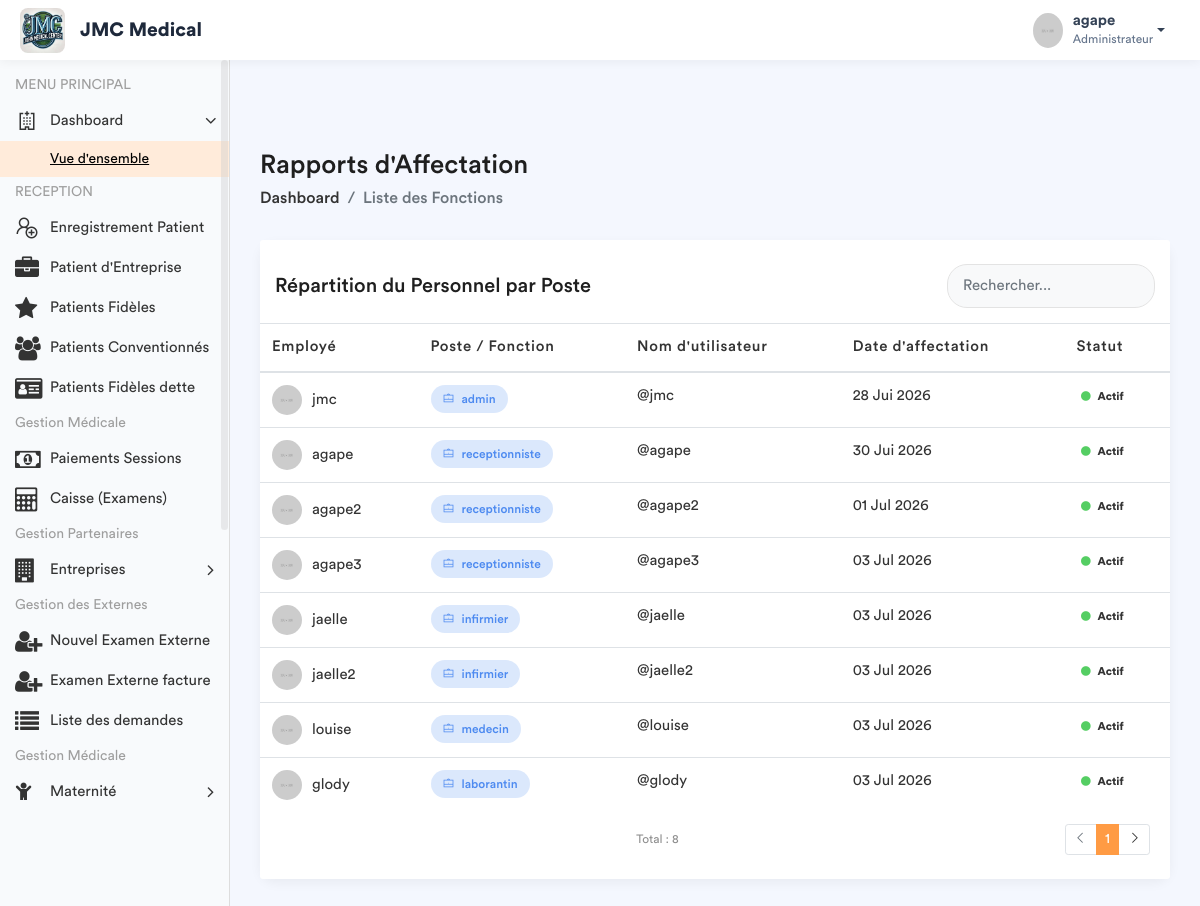
The page /employe-poste/ (signed in) on the database as committed earlier.
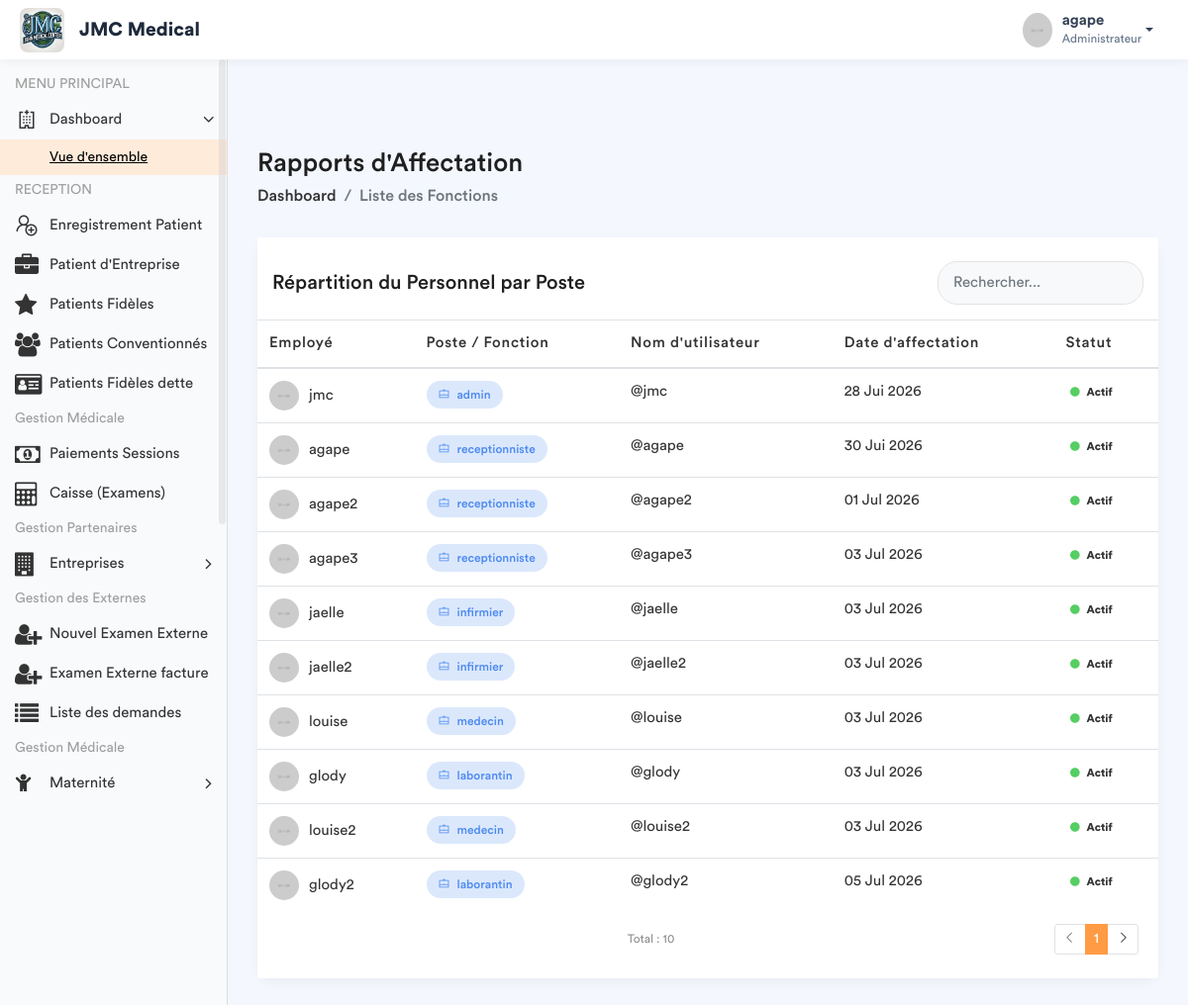
The same page on the database as committed later.
### app/models.py (models this page shows, shortened)
class Fonction(models.Model):
    fonctionKey = models.ForeignKey(Role, on_delete=models.SET_NULL, null=True)
    userKey = models.ForeignKey(User, on_delete=models.SET_NULL, null=True, related_name='user_fonction')
    autorisation = models.CharField(max_length=30, default='oui')
    hopital = models.ForeignKey(Hopital , on_delete=models.SET_NULL, null = True , related_name= 'hopital_fonction')

class Role(models.Model):
    roleName = models.CharField(max_length=30)

### app/views.py (the view)
# urls.py: path('employe-poste/', views.liste_employe_poste, name='liste_employe_poste'),
@login_required
def liste_employe_poste(request):
    role_user = Fonction.objects.filter(userKey=request.user).first()
    fonctionKey = role_user.fonctionKey.roleName if role_user else None
    liste_postes = Fonction.objects.all().select_related('userKey', 'fonctionKey')
    context = {
        'liste_postes': liste_postes,
        'fonctionKey': fonctionKey,
    }
    return render(request, 'back-end/liste_fonctions.html', context)

### app/templates/back-end/liste_fonctions.html (shortened to what this page needs)
<!DOCTYPE html>
{% load static %}
<html lang="fr">
    <head>
        {% include 'back-end/includes/css.html'%}
    </head>
    <body>
        <div class="main-wrapper">
            {% include 'back-end/includes/header.html'%}
            {% include 'back-end/includes/sidebar.html'%}
            <div class="page-wrapper">
                <div class="content container-fluid">
                    <div class="page-header">
                        <div class="row align-items-center">
                            <div class="col">
                                <h3 class="page-title">Rapports d'Affectation</h3>
                                <ul class="breadcrumb">
                                    <li class="breadcrumb-item"><a href="{% url 'dashboard' %}">Dashboard</a></li>
                                    <li class="breadcrumb-item active">Liste des Fonctions</li>
                                </ul>
                            </div>
                        </div>
                    </div>
                    <div class="row">
                        <div class="col-md-12">
                            <div class="card card-table">
                                <div class="card-header bg-white border-0 pt-4">
                                    <div class="row align-items-center">
                                        <div class="col">
                                            <h4 class="card-title mb-0">Répartition du Personnel par Poste</h4>
                                        </div>
                                        <div class="col-auto">
                                            <div class="search-box-container">
                                                <input type="text" id="searchInput" class="form-control" placeholder="Rechercher...">
                                            </div>
                                        </div>
                                    </div>
                                </div>
                                <div class="card-body">
                                    <div class="table-responsive">
                                        <table class="table table-hover table-center mb-0">
                                            <thead>
                                                <tr>
                                                    <th>Employé</th>
                                                    <th>Poste / Fonction</th>
                                                    <th>Nom d'utilisateur</th>
                                                    <th>Date d'affectation</th>
                                                    <th>Statut</th>
                                                </tr>
                                            </thead>
                                            <tbody id="tableBody">
                                                {% for poste in liste_postes %}
                                                <tr>
                                                    <td>
                                                        <h2 class="table-avatar">
                                                            <img src="/static/back-end/assets/img/profiles/avatar-01.jpg" alt="">
                                                            {{ poste.userKey.get_full_name|default:poste.userKey.username }}
                                                        </h2>
                                                    </td>
                                                    <td>
                                                        <span class="badge bg-inverse-primary badge-role">
                                                            <i class="la la-briefcase mr-1"></i> {{ poste.fonctionKey.roleName }}
                                                        </span>
                                                    </td>
                                                    <td>@{{ poste.userKey.username }}</td>
                                                    <td>{{ poste.userKey.date_joined|date:"d M Y" }}</td>
                                                    <td>
                                                        {% if poste.userKey.is_active %}
                                                            <span class="badge badge-success-border"><i class="fa fa-circle text-success mr-1"></i> Actif</span>
                                                        {% else %}
                                                            <span class="badge badge-danger-border"><i class="fa fa-circle text-danger mr-1"></i> Inactif</span>
                                                        {% endif %}
                                                    </td>
                                                </tr>
                                                {% empty %}
                                                <tr>
                                                    <td colspan="6" class="text-center text-muted py-4">
                                                        Aucune affectation enregistrée.
                                                    </td>
                                                </tr>
                                                {% endfor %}
                                            </tbody>
                                        </table>
                                    </div>
                                </div>
                                <div class="card-footer bg-white border-0 pb-4">
                                    <div class="row align-items-center">
                                        <div class="col">
                                            <small class="text-muted">Total : {{ liste_postes|length }}</small>
                                        </div>
                                        <div class="col-auto">
                                            <ul class="pagination pagination-sm mb-0">
                                                <li class="page-item disabled"><a class="page-link" href="#"><i class="la la-angle-left"></i></a></li>
                                                <li class="page-item active"><a class="page-link" href="#">1</a></li>
                                                <li class="page-item"><a class="page-link" href="#"><i class="la la-angle-right"></i></a></li>
                                            </ul>
                                        </div>
                                    </div>
                                </div>
                            </div>
                        </div>
                    </div>
                </div>
            </div>
        </div>
    </body>
</html>

### app/templates/back-end/includes/css.html (shortened to what this page needs)
{% load static %}
        <link rel="stylesheet" href="{% static 'back-end/assets/css/bootstrap.min.css'%}">
        <link rel="stylesheet" href="{% static 'back-end/assets/css/font-awesome.min.css'%}">
        <link rel="stylesheet" href="{% static 'back-end/assets/css/line-awesome.min.css'%}">
		<link rel="stylesheet" href="{% static 'back-end/assets/plugins/morris/morris.css'%}">
        <link rel="stylesheet" href="{% static 'back-end/assets/css/style.css'%}">
		<link rel="stylesheet" href="{% static 'back-end/assets/css/dataTables.bootstrap4.min.css'%}">
		<link rel="stylesheet" href="{% static 'back-end/assets/css/select2.min.css'%}">
		<link rel="stylesheet" href="{% static 'back-end/assets/css/bootstrap-datetimepicker.min.css'%}">

### app/templates/back-end/includes/header.html (shortened to what this page needs)
{% load static %}
<header class="header-modern" style="background: #ffffff; height: 60px; box-shadow: 0 2px 10px rgba(0,0,0,0.05); display: flex; align-items: center; padding: 0 20px; position: relative; z-index: 1060;">
    <div class="header-left" style="display: flex; align-items: center;">
        <a href="{% url 'home' %}" class="logo">
            <img src="{% static 'front-end/assets/img/dr/jmc.jpeg' %}" width="45" height="45" alt="Moyanoli" style="border-radius: 8px;">
        </a>
        <span style="font-weight: 700; font-size: 1.2rem; margin-left: 15px; color: #1e293b;">JMC Medical</span>
    </div>
    <ul class="nav user-menu" style="list-style: none; display: flex; align-items: center; margin-left: auto;">
        <li class="nav-item dropdown has-arrow main-drop">
            <a href="#" class="dropdown-toggle nav-link" data-toggle="dropdown" style="display: flex; align-items: center; color: #334155; text-decoration: none;">
                <span class="user-img" style="margin-right: 10px;">
                    <img src="{% static 'back-end/assets/img/profiles/avatar-21.jpg' %}" width="35" height="35" alt="User" style="border-radius: 50%;">
                </span>
                <div style="line-height: 1.2;">
                    <span style="font-weight: 600; display: block;">{{ user.username }}</span>
                    <span style="font-size: 0.75rem; color: #64748b;">Administrateur</span>
                </div>
            </a>
        </li>
    </ul>
</header>

### app/templates/back-end/includes/sidebar.html (shortened to what this page needs)
<div class="sidebar" id="sidebar" style="background-color: #f8fafc;">
    <div class="sidebar-inner slimscroll">
        <div id="sidebar-menu" class="sidebar-menu">
            <ul>
                <li class="menu-title"> <span>MENU PRINCIPAL</span> </li>
                <li class="submenu">
                    <a href="#"><i class="la la-hospital"></i> <span> Dashboard</span> <span class="menu-arrow"></span></a>
                    <ul style="display: none;">
                        <li><a class="active" href="{% url 'dashboard' %}">Vue d'ensemble</a></li>
                    </ul>
                </li>
                {% if fonctionKey == 'receptionniste' %}
                    <li class="menu-title"> <span>RECEPTION</span> </li>
                    <li><a href="{% url 'enregistrement_patient' %}"><i class="la la-user-plus"></i> <span>Enregistrement Patient</span></a></li>
                    <li class="{% if request.resolver_match.url_name == 'enregistrer_patient_entreprise' %}active{% endif %}">
    <a href="{% url 'enregistrer_patient_entreprise' %}"><i class="fa fa-briefcase"></i> <span>Patient d'Entreprise</span></a>
</li>
                    <li>
    <a href="{% url 'liste_patients_avec_carte' %}">
        <i class="fa fa-star"></i> <span>Patients Fidèles</span>
    </a>
</li>
<li class="nav-item">
    <a href="{% url 'liste_conventionnes' %}" class="nav-link">
        <i class="fa fa-users"></i>
        <span>Patients Conventionnés</span>
    </a>
</li>
<li class="nav-item">
    <a href="{% url 'liste_patients_fideles' %}" class="nav-link">
        <i class="fa fa-id-card"></i>
        <span>Patients Fidèles dette</span>
    </a>
</li>
                    <li class="menu-title">
    <span>Gestion Médicale</span>
</li>
<li>
    <a href="{% url 'liste_sessions' %}">
        <i class="fa fa-money"></i> <span>Paiements Sessions</span>
    </a>
</li>
                    <li><a href="{% url 'liste_attente_caisse' %}"><i class="fa fa-calculator"></i> <span>Caisse (Examens)</span></a></li>
                    <li class="menu-title"> <span>Gestion Partenaires</span> </li>
                    <li class="submenu">
                        <a href="#"><i class="fa fa-building"></i> <span>Entreprises</span> <span class="menu-arrow"></span></a>
                    </li>
                    <li class="menu-title">
    <span>Gestion des Externes</span>
</li>
<li>
    <a href="{% url 'enregistrer_client_externe' %}">
        <i class="fa fa-user-plus"></i>
        <span>Nouvel Examen Externe</span>
    </a>
</li>
<li>
    <a href="{% url 'liste_facturation' %}">
        <i class="fa fa-user-plus"></i>
        <span>Examen Externe facture</span>
    </a>
</li>
<li class="{% if request.resolver_match.url_name == 'liste_demandes_externes' %}active{% endif %}">
    <a href="{% url 'liste_demandes_externes' %}">
        <i class="fa fa-list"></i> <span>Liste des demandes</span>
    </a>
</li>
                    <li class="menu-title">
                        <span>Gestion Médicale</span>
                    </li>
                    <li class="submenu">
                        <a href="#"><i class="fa fa-child"></i> <span> Maternité</span> <span class="menu-arrow"></span></a>
                    </li>
                {% endif %}
            </ul>
        </div>
    </div>
</div>

### app/templates/back-end/includes/js.html (shortened to what this page needs)
{% load static %}

### app/templates/back-end/liste_fonctions.html (style rules this page uses)
.page-wrapper { background-color: #f4f7fe; }
.card-table { border: none; border-radius: 15px; box-shadow: 0 4px 12px rgba(0,0,0,0.05); }
.badge-role { padding: 8px 12px; border-radius: 20px; font-weight: 500; font-size: 12px; }
.table-avatar img { width: 30px; height: 30px; border-radius: 50%; margin-right: 10px; }
.search-box-container { max-width: 300px; }
.search-box-container .form-control { border-radius: 20px; padding-left: 15px; background-color: #f8f9fa; border: 1px solid #e3e3e3; }

Rows that differ between the two databases and show on the page:
added Fonction: userKey.get_full_name "louise2", fonctionKey.roleName "medecin", userKey.username "louise2", userKey.date_joined "03 Jul 2026", shows "Actif"
added Fonction: userKey.get_full_name "glody2", fonctionKey.roleName "laborantin", userKey.username "glody2", userKey.date_joined "05 Jul 2026", shows "Actif"
Other text that changed with them:
{{ liste_postes|length }}: "8" → "10"
